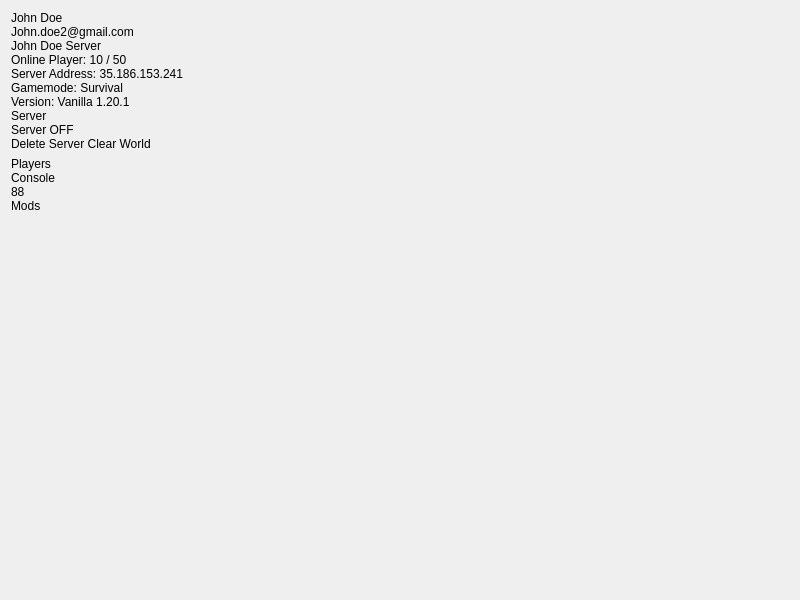
<?xml version="1.0" encoding="UTF-8"?>
<ui version="4.0">
 <widget class="QWidget" name="MinecraftServerConsole">
 <property name="geometry">
   <rect>
    <x>0</x>
    <y>0</y>
    <width>800</width>
    <height>600</height>
   </rect>
 </property>
 <property name="windowTitle">
   <string>Minecraft Server Console</string>
 </property>
 <layout class="QVBoxLayout" name="verticalLayout">
   <item>
    <widget class="QLabel" name="serverInfoLabel">
     <property name="text">
      <string>John Doe
John.doe2@gmail.com
John Doe Server
Online Player: 10 / 50
Server Address: 35.186.153.241
Gamemode: Survival
Version: Vanilla 1.20.1
Server
Server OFF
Delete Server Clear World</string>
     </property>
     <property name="wordWrap">
      <bool>true</bool>
     </property>
    </widget>
   </item>
   <item>
    <widget class="QLabel" name="playerCountLabel">
     <property name="text">
      <string>Players
Console
88
Mods</string>
     </property>
     <property name="wordWrap">
      <bool>true</bool>
     </property>
    </widget>
   </item>
   <item>
    <spacer name="verticalSpacer">
     <property name="orientation">
      <enum>Qt::Vertical</enum>
     </property>
     <property name="sizeHint" stdset="0">
      <size>
       <width>20</width>
       <height>40</height>
      </size>
     </property>
    </spacer>
   </item>
 </layout>
 </widget>
 <resources/>
 <connections/>
</ui>
